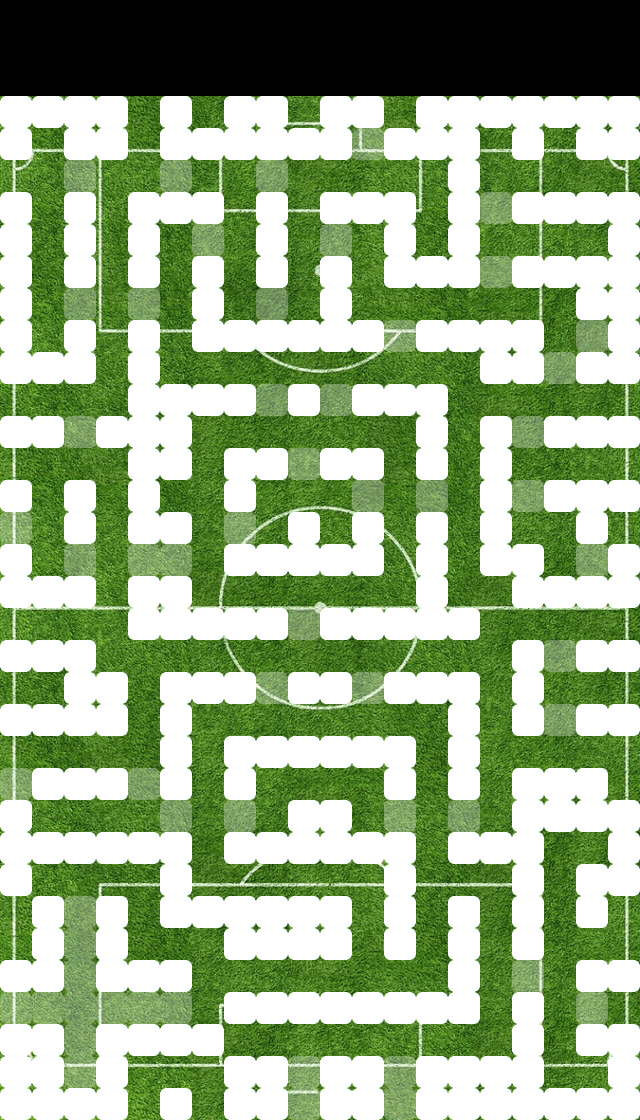

This game map was drawn from its Tiled (.tmx) file and the tilesets committed beside it. A one-line description and the trimmed map source follow:
An orthogonal 20x35 tile map with 32x32 px tiles, 3 tile layers (layerBackground, layerMurs, layerPonts), 2 hidden layers not drawn and 139 objects.

<map version="1.0" orientation="orthogonal" width="20" height="35" tilewidth="32" tileheight="32">
 <tileset firstgid="1" name="foot" tilewidth="32" tileheight="32">
  <image source="../../tilesets/sport/foot.png" trans="aa0000" width="640" height="1120" />
  <tile id="640">
   <properties>
    <property name="namcap0" value="" />
   </properties>
  </tile>
  <tile id="641">
   <properties>
    <property name="fantome0" value="" />
   </properties>
  </tile>
  <tile id="642">
   <properties>
    <property name="point0" value="" />
   </properties>
  </tile>
  <tile id="643">
   <properties>
    <property name="block" value="" />
   </properties>
  </tile>
  <tile id="645">
   <properties>
    <property name="intersection" value="" />
   </properties>
  </tile>
  <tile id="660">
   <properties>
    <property name="namCap1" value="" />
   </properties>
  </tile>
  <tile id="661">
   <properties>
    <property name="fantome1" value="" />
   </properties>
  </tile>
  <tile id="662">
   <properties>
    <property name="point1" value="" />
   </properties>
  </tile>
  <tile id="680">
   <properties>
    <property name="namCap2" value="" />
   </properties>
  </tile>
  <tile id="681">
   <properties>
    <property name="fantome2" value="" />
   </properties>
  </tile>
 </tileset>
 <layer name="layerBackground" width="20" height="35">
  <data>[700 cells, 640 non-empty, 640 distinct tile ids]</data>
 </layer>
 <layer name="layerMurs" width="20" height="35">
  <data>[700 cells, 313 non-empty, 1 distinct tile ids]</data>
 </layer>
 <layer name="layerIntersections" width="20" height="35" visible="0">
  <data>[700 cells, 72 non-empty, 1 distinct tile ids]</data>
 </layer>
 <layer name="layerPonts" width="20" height="35">
  <data>[700 cells, 58 non-empty, 1 distinct tile ids]</data>
 </layer>
 <layer name="layerPoints" width="20" height="35" visible="0">
  <data>[700 cells, 316 non-empty, 1 distinct tile ids]</data>
 </layer>
 <objectgroup name="layerObjectPoints" width="20" height="35">
  <object gid="663" x="32" y="1024" />
  <object gid="663" x="0" y="1024" />
  <object gid="663" x="64" y="992" />
  <object gid="663" x="64" y="960" />
  <object gid="663" x="64" y="960" />
  <object gid="663" x="64" y="928" />
  <object gid="663" x="64" y="896" />
  <object gid="663" x="32" y="896" />
  <object gid="663" x="96" y="896" />
  <object gid="663" x="128" y="896" />
  <object gid="663" x="128" y="928" />
  <object gid="663" x="128" y="960" />
  <object gid="663" x="160" y="960" />
  <object gid="663" x="192" y="992" />
  <object gid="663" x="192" y="960" />
  <object gid="663" x="224" y="992" />
  <object gid="663" x="256" y="992" />
  <object gid="663" x="288" y="992" />
  <object gid="663" x="320" y="992" />
  <object gid="663" x="352" y="992" />
  <object gid="663" x="384" y="992" />
  <object gid="663" x="416" y="992" />
  <object gid="663" x="416" y="960" />
  <object gid="663" x="416" y="928" />
  <object gid="663" x="416" y="928" />
  <object gid="663" x="416" y="896" />
  <object gid="663" x="416" y="864" />
  <object gid="663" x="416" y="864" />
  <object gid="663" x="416" y="832" />
  <object gid="663" x="384" y="832" />
  <object gid="663" x="352" y="832" />
  <object gid="663" x="352" y="800" />
  <object gid="663" x="288" y="800" />
  <object gid="663" x="256" y="800" />
  <object gid="663" x="256" y="832" />
  <object gid="663" x="224" y="832" />
  <object gid="663" x="192" y="832" />
  <object gid="663" x="192" y="864" />
  <object gid="663" x="192" y="896" />
  <object gid="663" x="224" y="896" />
  <object gid="663" x="256" y="896" />
  <object gid="663" x="288" y="896" />
  <object gid="663" x="320" y="896" />
  <object gid="663" x="352" y="896" />
  <object gid="663" x="352" y="928" />
  <object gid="663" x="352" y="960" />
  <object gid="663" x="192" y="800" />
  <object gid="663" x="192" y="768" />
  <object gid="663" x="192" y="768" />
  <object gid="663" x="224" y="736" />
  <object gid="663" x="192" y="736" />
  <object gid="663" x="256" y="736" />
  <object gid="663" x="288" y="736" />
  <object gid="663" x="320" y="736" />
  <object gid="663" x="352" y="736" />
  <object gid="663" x="384" y="736" />
  <object gid="663" x="416" y="736" />
  <object gid="663" x="416" y="768" />
  <object gid="663" x="416" y="800" />
  <object gid="663" x="320" y="800" />
  <object gid="663" x="448" y="832" />
  <object gid="663" x="480" y="832" />
  <object gid="663" x="480" y="800" />
  <object gid="663" x="480" y="768" />
  <object gid="663" x="480" y="736" />
  <object gid="663" x="480" y="704" />
  <object gid="663" x="480" y="672" />
  <object gid="663" x="448" y="672" />
  <object gid="663" x="384" y="672" />
  <object gid="663" x="416" y="672" />
  <object gid="663" x="320" y="672" />
  <object gid="663" x="320" y="672" />
  <object gid="663" x="352" y="672" />
  <object gid="663" x="352" y="704" />
  <object gid="663" x="288" y="672" />
  <object gid="663" x="256" y="672" />
  <object gid="663" x="256" y="704" />
  <object gid="663" x="224" y="672" />
  <object gid="663" x="192" y="672" />
  <object gid="663" x="160" y="672" />
  <object gid="663" x="160" y="672" />
  <object gid="663" x="128" y="672" />
  <object gid="663" x="160" y="832" />
  <object gid="663" x="128" y="832" />
  <object gid="663" x="96" y="832" />
  <object gid="663" x="64" y="832" />
  <object gid="663" x="32" y="832" />
  <object gid="663" x="0" y="800" />
  <object gid="663" x="0" y="768" />
  <object gid="663" x="32" y="768" />
  <object gid="663" x="64" y="768" />
  <object gid="663" x="128" y="768" />
  <object gid="663" x="96" y="768" />
  <object gid="663" x="128" y="800" />
  <object gid="663" x="128" y="736" />
  <object gid="663" x="128" y="704" />
  <object gid="663" x="96" y="672" />
  <object gid="663" x="96" y="640" />
  <object gid="663" x="64" y="640" />
  <object gid="663" x="32" y="640" />
  <object gid="663" x="0" y="640" />
  <object gid="663" x="96" y="608" />
  <object gid="663" x="96" y="608" />
  <object gid="663" x="96" y="576" />
  <object gid="663" x="128" y="576" />
  <object gid="663" x="160" y="576" />
  <object gid="663" x="192" y="576" />
  <object gid="663" x="192" y="608" />
  <object gid="663" x="224" y="608" />
  <object gid="663" x="256" y="608" />
  <object gid="663" x="288" y="608" />
  <object gid="663" x="288" y="640" />
  <object gid="663" x="448" y="896" />
  <object gid="663" x="480" y="896" />
  <object gid="663" x="480" y="928" />
  <object gid="663" x="480" y="960" />
  <object gid="663" x="480" y="992" />
  <object gid="663" x="512" y="992" />
  <object gid="663" x="544" y="960" />
  <object gid="663" x="544" y="928" />
  <object gid="663" x="544" y="896" />
  <object gid="663" x="544" y="864" />
  <object gid="663" x="576" y="864" />
  <object gid="663" x="544" y="992" />
  <object gid="663" x="576" y="960" />
  <object gid="663" x="512" y="768" />
  <object gid="663" x="544" y="768" />
  <object gid="663" x="544" y="736" />
  <object gid="663" x="544" y="736" />
  <object gid="663" x="544" y="704" />
  <object gid="663" x="544" y="672" />
  <object gid="663" x="544" y="640" />
  <object gid="663" x="480" y="640" />
  <object gid="663" x="512" y="640" />
  <object gid="663" x="480" y="608" />
  <object gid="663" x="448" y="608" />
  <object gid="663" x="384" y="608" />
  <object gid="663" x="320" y="608" />
  <object gid="663" x="352" y="608" />
 </objectgroup>
</map>
